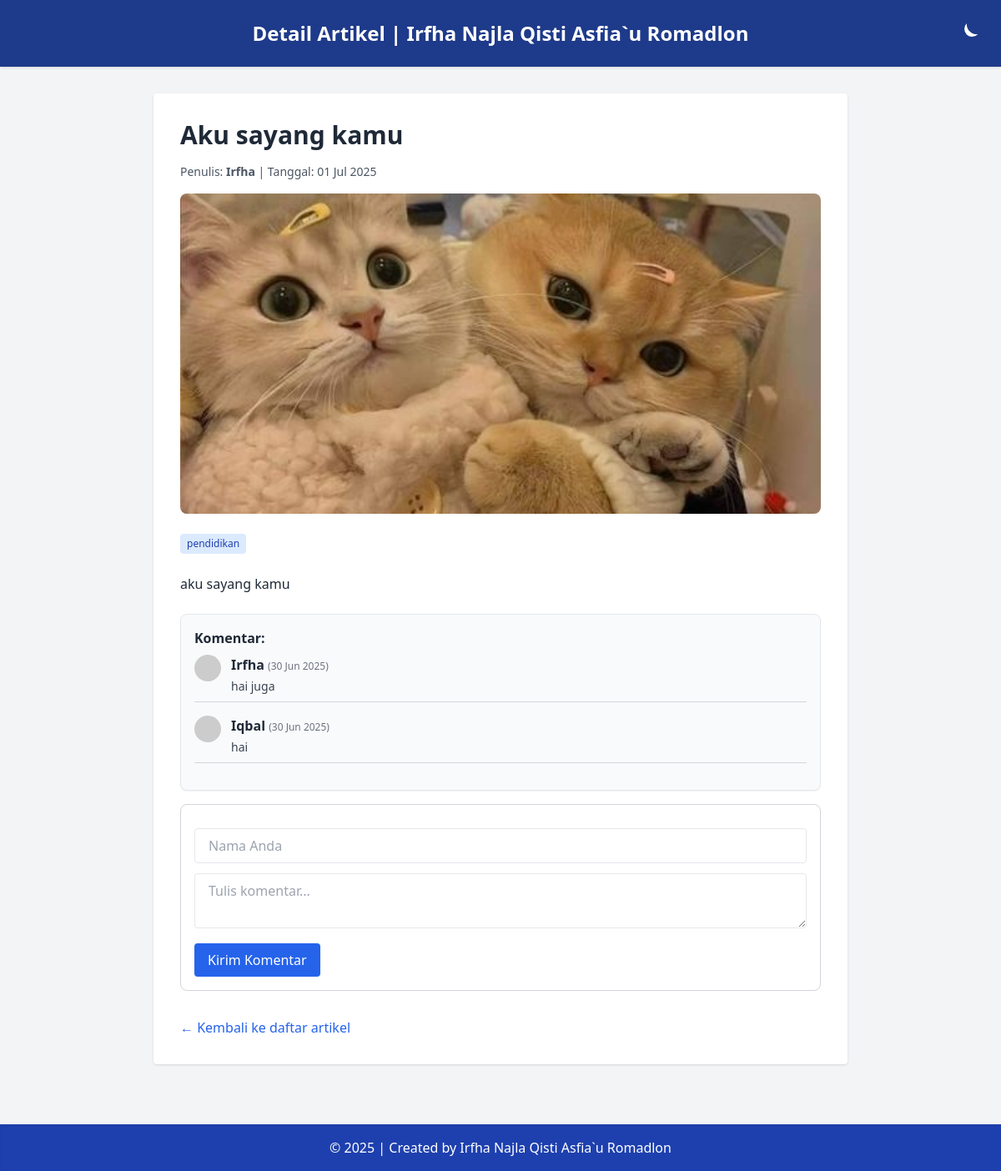
The app's page /artikel_detail.php?id=3 with its own data.
### tables this page shows
CREATE TABLE `tbl_artikel` (
  `id_artikel` int(11) NOT NULL,
  `nama_artikel` varchar(100) DEFAULT NULL,
  `isi_artikel` text DEFAULT NULL,
  `gambar_artikel` varchar(255) NOT NULL,
  `nama_penulis` varchar(100) NOT NULL,
  `tanggal_publish` date DEFAULT NULL,
  `tag_artikel` varchar(255) NOT NULL
);

CREATE TABLE `tbl_komentar` (
  `id_komentar` int(11) NOT NULL,
  `id_artikel` int(11) NOT NULL,
  `nama_komentator` varchar(100) DEFAULT NULL,
  `isi_komentar` text DEFAULT NULL,
  `tanggal_komentar` datetime DEFAULT NULL
);

### artikel_detail.php (the view, shortened to what this page needs)
<?php
include "koneksi.php";
$id_artikel = (int) $_GET['id'];
$sql = "SELECT * FROM tbl_artikel WHERE id_artikel = $id_artikel";
$result = mysqli_query($db, $sql);
$data = mysqli_fetch_assoc($result);
?>
<!DOCTYPE html>
<html lang="id">
<head>
  <script src="https://cdn.tailwindcss.com"></script>
</head>
<body class="bg-gray-100 dark:bg-gray-900 text-gray-800 dark:text-gray-100 font-sans transition-all duration-300">
  <header class="relative bg-blue-900 dark:bg-gray-800 text-white text-center p-6 text-2xl font-bold shadow">
    Detail Artikel | Irfha Najla Qisti Asfia`u Romadlon
    <button onclick="toggleDarkMode()" class="absolute right-6 top-6 text-white hover:scale-110 transition" title="Toggle Theme">
      <svg id="icon-moon" xmlns="http://www.w3.org/2000/svg" class="w-8 h-8 fill-current" viewBox="0 0 24 24">
        <path d="M21 12.79A9 9 0 0111.21 3a7 7 0 1010 9.79z" />
      </svg>
    </button>
  </header>
  <main class="max-w-4xl mx-auto px-4 sm:px-6 lg:px-8 py-8">
    <article class="bg-white dark:bg-gray-800 p-6 sm:p-8 rounded shadow">
      <h1 class="text-2xl sm:text-3xl font-bold mb-4"><?php echo htmlspecialchars($data['nama_artikel']); ?></h1>
      <p class="text-sm text-gray-600 dark:text-gray-400 mb-4">
        Penulis: <strong><?php echo htmlspecialchars($data['nama_penulis']); ?></strong> |
        Tanggal: <?php echo date('d M Y', strtotime($data['tanggal_publish'])); ?>
      </p>
      <?php if (!empty($data['gambar_artikel'])): ?>
        <img src="images/<?php echo htmlspecialchars($data['gambar_artikel']); ?>" alt="Gambar Artikel" class="w-full h-auto max-h-96 object-cover rounded-lg mb-6">
      <?php endif; ?>
      <div class="mb-6 flex flex-wrap gap-2">
        <?php foreach (explode(',', $data['tag_artikel']) as $tag): ?>
          <span class="bg-blue-100 text-blue-800 px-2 py-1 rounded text-xs dark:bg-blue-900 dark:text-blue-300"><?php echo htmlspecialchars(trim($tag)); ?></span>
        <?php endforeach; ?>
      </div>
      <div class="prose prose-sm sm:prose lg:prose-lg dark:prose-invert max-w-none">
        <?php echo nl2br(htmlspecialchars($data['isi_artikel'])); ?>
      </div>
                    <div class='mt-6 p-4 bg-gray-50 dark:bg-gray-700 rounded-lg border border-gray-200 dark:border-gray-600 shadow-sm'>
                        <h4 class='text-md font-bold mb-2 text-gray-800 dark:text-white'>Komentar:</h4>
                        <?php
                        $id_artikel = $data['id_artikel'];
                        $komentar_query = mysqli_query($db, "SELECT * FROM tbl_komentar WHERE id_artikel=$id_artikel ORDER BY tanggal_komentar DESC");
                        while ($komentar = mysqli_fetch_assoc($komentar_query)):
                        ?>
                        <div class='mb-4 border-b pb-2 border-gray-300 dark:border-gray-600'>
                            <div class='flex items-start space-x-3'>
                                <img src='https://api.dicebear.com/7.x/personas/svg?seed=<?php echo urlencode($komentar['nama_komentator']); ?>' class='w-8 h-8 rounded-full'>
                                <div>
                                    <span class='font-semibold text-gray-800 dark:text-white'><?php echo htmlspecialchars($komentar['nama_komentator']); ?></span>
                                    <span class='text-xs text-gray-500 dark:text-gray-400'>(<?php echo date("d M Y", strtotime($komentar['tanggal_komentar'])); ?>)</span>
                                    <p class='text-sm text-gray-700 dark:text-gray-300 mt-1'><?php echo nl2br(htmlspecialchars($komentar['isi_komentar'])); ?></p>
                                </div>
                            </div>
                        </div>
                        <?php endwhile; ?>
                    </div>
                    <div class='mt-4 p-4 bg-white dark:bg-gray-800 rounded-lg border border-gray-300 dark:border-gray-600'>
                        <form action='' method='POST' class='space-y-3'>
                            <input type='text' name='nama_komentator' placeholder='Nama Anda' required class='w-full px-4 py-2 rounded border dark:bg-gray-700 dark:text-white'>
                            <textarea name='isi_komentar' placeholder='Tulis komentar...' required class='w-full px-4 py-2 rounded border dark:bg-gray-700 dark:text-white'></textarea>
                            <button type='submit' name='submit_komentar' class='bg-blue-600 hover:bg-blue-700 text-white px-4 py-2 rounded'>Kirim Komentar</button>
                        </form>
                    </div>
      <div class="mt-8">
        <a href="index.php" class="text-blue-600 hover:underline text-sm sm:text-base">&larr; Kembali ke daftar artikel</a>
      </div>
    </article>
  </main>
  <footer class="bg-blue-800 dark:bg-gray-800 text-white text-center py-4 mt-10 shadow-inner">
    &copy; <?php echo date('Y'); ?> | Created by Irfha Najla Qisti Asfia`u Romadlon
  </footer>
</body>
</html>

### records on screen
tbl_artikel: nama_artikel "Aku sayang kamu", nama_penulis "Irfha", tanggal_publish "01 Jul 2025", gambar_artikel (picture), tag_artikel "pendidikan", isi_artikel "aku sayang kamu"
tbl_komentar: nama_komentator "Irfha", tanggal_komentar "30 Jun 2025", isi_komentar "hai juga"
tbl_komentar: nama_komentator "Iqbal", tanggal_komentar "30 Jun 2025", isi_komentar "hai"
